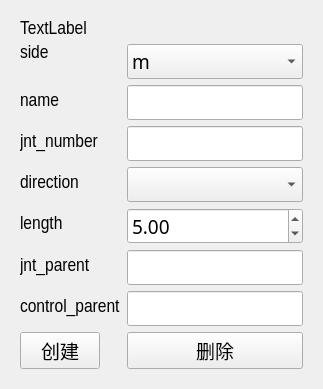
                <widget class="QWidget" name="fkrig_page">
                 <layout class="QGridLayout" name="gridLayout_11">
                  <item row="0" column="0">
                   <widget class="QWidget" name="widget_2" native="true">
                    <layout class="QFormLayout" name="formLayout_3">
                     <item row="0" column="0">
                      <widget class="QLabel" name="module_label_3">
                       <property name="sizePolicy">
                        <sizepolicy hsizetype="Preferred" vsizetype="Preferred">
                         <horstretch>0</horstretch>
                         <verstretch>0</verstretch>
                        </sizepolicy>
                       </property>
                       <property name="font">
                        <font>
                         <family>Arial Narrow</family>
                         <pointsize>14</pointsize>
                         <weight>50</weight>
                         <bold>false</bold>
                        </font>
                       </property>
                       <property name="layoutDirection">
                        <enum>Qt::LeftToRight</enum>
                       </property>
                       <property name="text">
                        <string>TextLabel</string>
                       </property>
                       <property name="alignment">
                        <set>Qt::AlignHCenter|Qt::AlignTop</set>
                       </property>
                      </widget>
                     </item>
                     <item row="1" column="0">
                      <widget class="QLabel" name="side_label_3">
                       <property name="sizePolicy">
                        <sizepolicy hsizetype="Fixed" vsizetype="Fixed">
                         <horstretch>0</horstretch>
                         <verstretch>0</verstretch>
                        </sizepolicy>
                       </property>
                       <property name="font">
                        <font>
                         <family>Arial Narrow</family>
                         <pointsize>14</pointsize>
                         <weight>50</weight>
                         <bold>false</bold>
                        </font>
                       </property>
                       <property name="focusPolicy">
                        <enum>Qt::NoFocus</enum>
                       </property>
                       <property name="contextMenuPolicy">
                        <enum>Qt::DefaultContextMenu</enum>
                       </property>
                       <property name="layoutDirection">
                        <enum>Qt::LeftToRight</enum>
                       </property>
                       <property name="text">
                        <string>side</string>
                       </property>
                       <property name="alignment">
                        <set>Qt::AlignLeading|Qt::AlignLeft|Qt::AlignVCenter</set>
                       </property>
                      </widget>
                     </item>
                     <item row="1" column="1">
                      <widget class="QComboBox" name="comboBox_3">
                       <property name="font">
                        <font>
                         <family>Agency FB</family>
                         <pointsize>14</pointsize>
                         <weight>50</weight>
                         <bold>false</bold>
                        </font>
                       </property>
                       <item>
                        <property name="text">
                         <string>m</string>
                        </property>
                       </item>
                       <item>
                        <property name="text">
                         <string>l</string>
                        </property>
                       </item>
                       <item>
                        <property name="text">
                         <string>r</string>
                        </property>
                       </item>
                      </widget>
                     </item>
                     <item row="2" column="0">
                      <widget class="QLabel" name="label_15">
                       <property name="font">
                        <font>
                         <family>Arial Narrow</family>
                         <pointsize>14</pointsize>
                         <weight>50</weight>
                         <bold>false</bold>
                        </font>
                       </property>
                       <property name="text">
                        <string>name</string>
                       </property>
                      </widget>
                     </item>
                     <item row="2" column="1">
                      <widget class="QLineEdit" name="lineEdit_12">
                       <property name="font">
                        <font>
                         <family>Agency FB</family>
                         <pointsize>14</pointsize>
                        </font>
                       </property>
                      </widget>
                     </item>
                     <item row="3" column="0">
                      <widget class="QLabel" name="label_13">
                       <property name="font">
                        <font>
                         <family>Arial Narrow</family>
                         <pointsize>14</pointsize>
                         <weight>50</weight>
                         <bold>false</bold>
                        </font>
                       </property>
                       <property name="text">
                        <string>jnt_number</string>
                       </property>
                      </widget>
                     </item>
                     <item row="3" column="1">
                      <widget class="QLineEdit" name="lineEdit_9">
                       <property name="font">
                        <font>
                         <family>Agency FB</family>
                         <pointsize>14</pointsize>
                        </font>
                       </property>
                      </widget>
                     </item>
                     <item row="4" column="0">
                      <widget class="QLabel" name="label_20">
                       <property name="font">
                        <font>
                         <family>Arial Narrow</family>
                         <pointsize>14</pointsize>
                        </font>
                       </property>
                       <property name="text">
                        <string>direction</string>
                       </property>
                      </widget>
                     </item>
                     <item row="4" column="1">
                      <widget class="QComboBox" name="comboBox_5">
                       <property name="font">
                        <font>
                         <family>Agency FB</family>
                         <pointsize>14</pointsize>
                        </font>
                       </property>
                      </widget>
                     </item>
                     <item row="5" column="0">
                      <widget class="QLabel" name="label_21">
                       <property name="font">
                        <font>
                         <family>Arial Narrow</family>
                         <pointsize>14</pointsize>
                         <weight>50</weight>
                         <bold>false</bold>
                        </font>
                       </property>
                       <property name="text">
                        <string>length</string>
                       </property>
                      </widget>
                     </item>
                     <item row="5" column="1">
                      <widget class="QDoubleSpinBox" name="doubleSpinBox">
                       <property name="font">
                        <font>
                         <family>Agency FB</family>
                         <pointsize>14</pointsize>
                        </font>
                       </property>
                       <property name="value">
                        <double>5.000000000000000</double>
                       </property>
                      </widget>
                     </item>
                     <item row="6" column="0">
                      <widget class="QLabel" name="label_12">
                       <property name="font">
                        <font>
                         <family>Arial Narrow</family>
                         <pointsize>14</pointsize>
                         <weight>50</weight>
                         <bold>false</bold>
                        </font>
                       </property>
                       <property name="text">
                        <string>jnt_parent</string>
                       </property>
                      </widget>
                     </item>
                     <item row="6" column="1">
                      <widget class="QLineEdit" name="lineEdit_10">
                       <property name="font">
                        <font>
                         <family>Agency FB</family>
                         <pointsize>14</pointsize>
                        </font>
                       </property>
                      </widget>
                     </item>
                     <item row="7" column="0">
                      <widget class="QLabel" name="label_14">
                       <property name="font">
                        <font>
                         <family>Arial Narrow</family>
                         <pointsize>14</pointsize>
                         <weight>50</weight>
                         <bold>false</bold>
                        </font>
                       </property>
                       <property name="text">
                        <string>control_parent</string>
                       </property>
                      </widget>
                     </item>
                     <item row="7" column="1">
                      <widget class="QLineEdit" name="lineEdit_11">
                       <property name="font">
                        <font>
                         <family>Agency FB</family>
                         <pointsize>14</pointsize>
                        </font>
                       </property>
                      </widget>
                     </item>
                     <item row="8" column="0">
                      <widget class="QPushButton" name="pushButton_3">
                       <property name="font">
                        <font>
                         <pointsize>14</pointsize>
                        </font>
                       </property>
                       <property name="text">
                        <string>创建</string>
                       </property>
                      </widget>
                     </item>
                     <item row="8" column="1">
                      <widget class="QPushButton" name="pushButton_4">
                       <property name="font">
                        <font>
                         <pointsize>14</pointsize>
                        </font>
                       </property>
                       <property name="text">
                        <string>删除</string>
                       </property>
                      </widget>
                     </item>
                    </layout>
                   </widget>
                  </item>
                 </layout>
                </widget>
